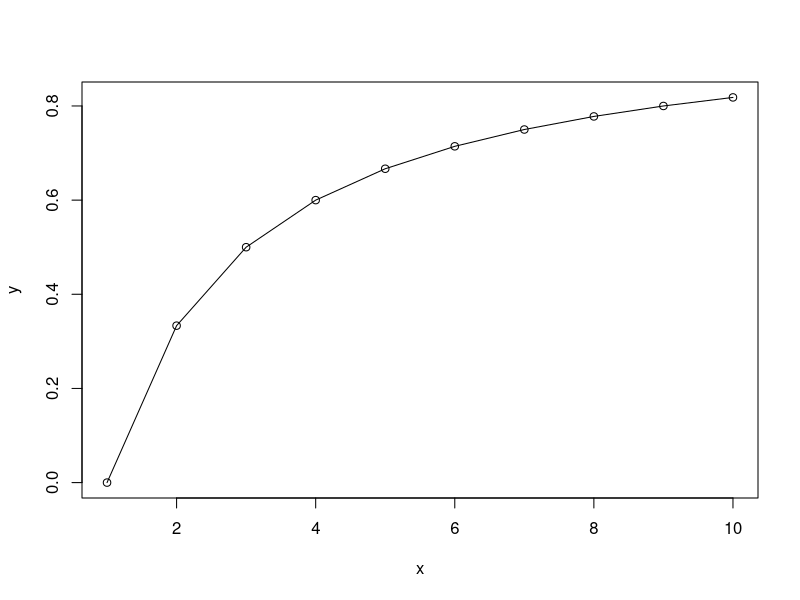

This chart was generated by the following R code: (Note: this script raises an error after producing the figure.)
# Elizabeth Karan
# Pre-bootcamp exercises

# 9.1.0.0.1 Exercise 
5%%2
# this is the modulus function that returns a remainder of a division operation
5%/%2
# this is integer division returns the whole integer resulting from a division operation

# 9.1.1.0.1
x <- c(1, 2, 3)
y <- c(1, 2, 3, 4, 5)
x + y
# when the length of the longer vector is not a multiple of the shorter it returns a warning message

# 9.1.2.0.1
v<- seq(1, 13, 4)
v
k <- seq(1, 5, 0.2)
k

# 9.1.2.0.2
seq(10,1)
3:1
# making the "to" less than the "from" displays the sequence in descending order
# 3:1 displays 3 2 1

# 9.1.3.0.1
z <- c(1, 3, 5, 7, 9, 11)
v <- z[seq(1, 5, 2)]
# vector v contains 1 5 9 because it extracts every two values going from positions 1 to 5 from vector z

# 9.1.3.0.2
w <- c(z[2], z[1], z[3]); w

# 9.1.3.0.3
z[9] <- 11
# setting a value for and element that doesn't exist adds the element at the specified index with NA values in between

# 9.1.3.0.4
x <- 1:10
y <- (x-1)/(x+1)
plot(y~x)
lines(x, y)

# 9.1.3.0.6
n <- 1:10
r <- 0.5
G <- r^n
sum(G)
1/(1-r)
# the sum of the series where n = 10 is 0.9990234, a little less than 1. this is less than the limit 1/(1-r)
n <- 1:50
r <- 0.5
G <- r^n
sum(G)
# the sum of the series wherew n = 50 is rounded up to 1 and this is still less than the limit 1/(1-r)

# 9.1.5.0.1
lowLight <- Light[Light < 50]
Light <- Light[Light < 50]
# the second example is incorrect because you are rededfining the value of the vector and checking
# a logical operator from that vector at the same time

# 9.1.5.0.2
random <- runif(20)
random_mean <- mean(random)
random_less <- random[random < random_mean]

# 9.1.5.0.3
test_vector <- random < random_mean
indices <- which(test_vector == TRUE); indices

# 9.1.5.0.4
arbitrary <- 1:20
arbitrary[(arbitrary%%2 == 0) == FALSE]

arbitrary[(arbitrary%%2 != 0)]

